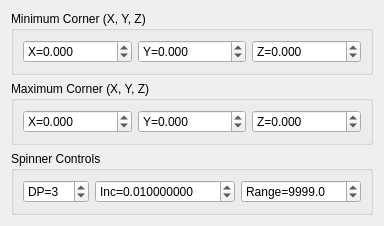
<?xml version="1.0" encoding="UTF-8"?>
<ui version="4.0">
 <class>DefineSampleBoxDialog</class>
 <widget class="QDialog" name="DefineSampleBoxDialog">
  <property name="geometry">
   <rect>
    <x>0</x>
    <y>0</y>
    <width>384</width>
    <height>199</height>
   </rect>
  </property>
  <property name="windowTitle">
   <string>Dialog</string>
  </property>
  <layout class="QGridLayout" name="gridLayout_3">
   <item row="0" column="0">
    <widget class="QGroupBox" name="groupBox">
     <property name="title">
      <string>Minimum Corner (X, Y, Z)</string>
     </property>
     <layout class="QGridLayout" name="gridLayout">
      <item row="0" column="0">
       <widget class="QDoubleSpinBox" name="doubleSpinBoxMinX">
        <property name="prefix">
         <string>X=</string>
        </property>
        <property name="decimals">
         <number>3</number>
        </property>
        <property name="minimum">
         <double>-9999.000000000000000</double>
        </property>
        <property name="maximum">
         <double>9999.000000000000000</double>
        </property>
        <property name="singleStep">
         <double>0.100000000000000</double>
        </property>
       </widget>
      </item>
      <item row="0" column="1">
       <widget class="QDoubleSpinBox" name="doubleSpinBoxMinY">
        <property name="prefix">
         <string>Y=</string>
        </property>
        <property name="decimals">
         <number>3</number>
        </property>
        <property name="minimum">
         <double>-9999.000000000000000</double>
        </property>
        <property name="maximum">
         <double>9999.000000000000000</double>
        </property>
        <property name="singleStep">
         <double>0.100000000000000</double>
        </property>
       </widget>
      </item>
      <item row="0" column="2">
       <widget class="QDoubleSpinBox" name="doubleSpinBoxMinZ">
        <property name="prefix">
         <string>Z=</string>
        </property>
        <property name="decimals">
         <number>3</number>
        </property>
        <property name="minimum">
         <double>-9999.000000000000000</double>
        </property>
        <property name="maximum">
         <double>9999.000000000000000</double>
        </property>
        <property name="singleStep">
         <double>0.100000000000000</double>
        </property>
       </widget>
      </item>
     </layout>
    </widget>
   </item>
   <item row="1" column="0">
    <widget class="QGroupBox" name="groupBox_2">
     <property name="title">
      <string>Maximum Corner (X, Y, Z)</string>
     </property>
     <layout class="QGridLayout" name="gridLayout_2">
      <item row="0" column="0">
       <widget class="QDoubleSpinBox" name="doubleSpinBoxMaxX">
        <property name="prefix">
         <string>X=</string>
        </property>
        <property name="decimals">
         <number>3</number>
        </property>
        <property name="minimum">
         <double>-9999.000000000000000</double>
        </property>
        <property name="maximum">
         <double>9999.000000000000000</double>
        </property>
        <property name="singleStep">
         <double>0.100000000000000</double>
        </property>
       </widget>
      </item>
      <item row="0" column="1">
       <widget class="QDoubleSpinBox" name="doubleSpinBoxMaxY">
        <property name="prefix">
         <string>Y=</string>
        </property>
        <property name="decimals">
         <number>3</number>
        </property>
        <property name="minimum">
         <double>-9999.000000000000000</double>
        </property>
        <property name="maximum">
         <double>9999.000000000000000</double>
        </property>
        <property name="singleStep">
         <double>0.100000000000000</double>
        </property>
       </widget>
      </item>
      <item row="0" column="2">
       <widget class="QDoubleSpinBox" name="doubleSpinBoxMaxZ">
        <property name="prefix">
         <string>Z=</string>
        </property>
        <property name="decimals">
         <number>3</number>
        </property>
        <property name="minimum">
         <double>-9999.000000000000000</double>
        </property>
        <property name="maximum">
         <double>9999.000000000000000</double>
        </property>
        <property name="singleStep">
         <double>0.100000000000000</double>
        </property>
       </widget>
      </item>
     </layout>
    </widget>
   </item>
   <item row="2" column="0">
    <widget class="QGroupBox" name="groupBox_3">
     <property name="title">
      <string>Spinner Controls</string>
     </property>
     <layout class="QGridLayout" name="gridLayout_4">
      <item row="0" column="0">
       <widget class="QSpinBox" name="spinBoxDecimals">
        <property name="suffix">
         <string/>
        </property>
        <property name="prefix">
         <string>DP=</string>
        </property>
        <property name="maximum">
         <number>9</number>
        </property>
        <property name="value">
         <number>3</number>
        </property>
       </widget>
      </item>
      <item row="0" column="1">
       <widget class="QDoubleSpinBox" name="doubleSpinBoxIncrement">
        <property name="prefix">
         <string>Inc=</string>
        </property>
        <property name="decimals">
         <number>9</number>
        </property>
        <property name="minimum">
         <double>0.000001000000000</double>
        </property>
        <property name="maximum">
         <double>9999.000000000000000</double>
        </property>
        <property name="singleStep">
         <double>0.010000000000000</double>
        </property>
        <property name="value">
         <double>0.010000000000000</double>
        </property>
       </widget>
      </item>
      <item row="0" column="2">
       <widget class="QDoubleSpinBox" name="doubleSpinBoxRange">
        <property name="prefix">
         <string>Range=</string>
        </property>
        <property name="decimals">
         <number>1</number>
        </property>
        <property name="maximum">
         <double>99999999.000000000000000</double>
        </property>
        <property name="value">
         <double>9999.000000000000000</double>
        </property>
       </widget>
      </item>
     </layout>
    </widget>
   </item>
  </layout>
 </widget>
 <resources/>
 <connections/>
</ui>
